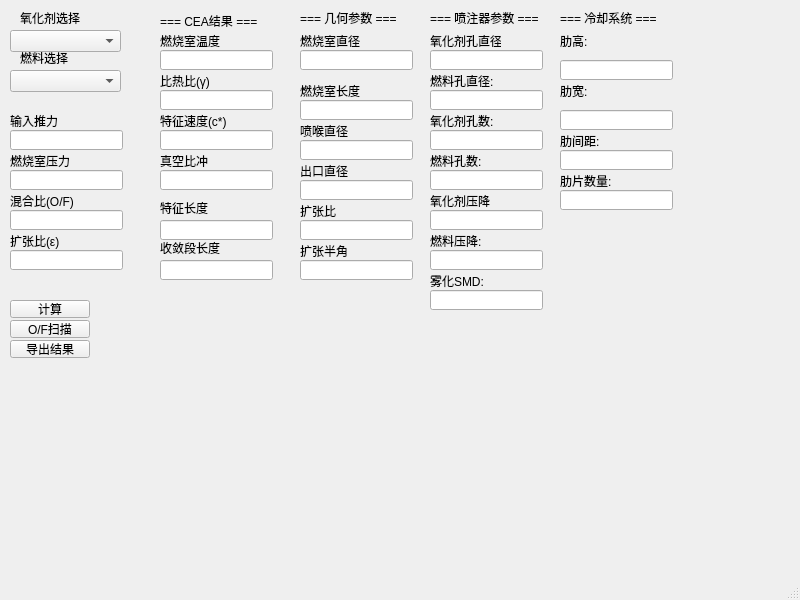
<?xml version="1.0" encoding="UTF-8"?>
<ui version="4.0">
 <class>MainWindow</class>
 <widget class="QMainWindow" name="MainWindow">
  <property name="geometry">
   <rect>
    <x>0</x>
    <y>0</y>
    <width>800</width>
    <height>600</height>
   </rect>
  </property>
  <property name="windowTitle">
   <string>MainWindow</string>
  </property>
  <widget class="QWidget" name="centralwidget">
   <widget class="QPushButton" name="pushButton_calculate">
    <property name="geometry">
     <rect>
      <x>10</x>
      <y>300</y>
      <width>80</width>
      <height>18</height>
     </rect>
    </property>
    <property name="text">
     <string>计算</string>
    </property>
   </widget>
   <widget class="QLineEdit" name="lineEdit_pressure">
    <property name="geometry">
     <rect>
      <x>10</x>
      <y>170</y>
      <width>113</width>
      <height>20</height>
     </rect>
    </property>
   </widget>
   <widget class="QLineEdit" name="lineEdit_thrust">
    <property name="geometry">
     <rect>
      <x>10</x>
      <y>130</y>
      <width>113</width>
      <height>20</height>
     </rect>
    </property>
   </widget>
   <widget class="QLineEdit" name="lineEdit_of_ratio">
    <property name="geometry">
     <rect>
      <x>10</x>
      <y>210</y>
      <width>113</width>
      <height>20</height>
     </rect>
    </property>
   </widget>
   <widget class="QLineEdit" name="lineEdit_expansion">
    <property name="geometry">
     <rect>
      <x>10</x>
      <y>250</y>
      <width>113</width>
      <height>20</height>
     </rect>
    </property>
   </widget>
   <widget class="QLineEdit" name="lineEdit_temperature">
    <property name="geometry">
     <rect>
      <x>160</x>
      <y>50</y>
      <width>113</width>
      <height>20</height>
     </rect>
    </property>
   </widget>
   <widget class="QLineEdit" name="lineEdit_gamma">
    <property name="geometry">
     <rect>
      <x>160</x>
      <y>90</y>
      <width>113</width>
      <height>20</height>
     </rect>
    </property>
   </widget>
   <widget class="QComboBox" name="comboBox_oxidizer">
    <property name="geometry">
     <rect>
      <x>10</x>
      <y>30</y>
      <width>111</width>
      <height>22</height>
     </rect>
    </property>
   </widget>
   <widget class="QComboBox" name="comboBox_fuel">
    <property name="geometry">
     <rect>
      <x>10</x>
      <y>70</y>
      <width>111</width>
      <height>22</height>
     </rect>
    </property>
   </widget>
   <widget class="QLineEdit" name="lineEdit_cstar">
    <property name="geometry">
     <rect>
      <x>160</x>
      <y>130</y>
      <width>113</width>
      <height>20</height>
     </rect>
    </property>
   </widget>
   <widget class="QLineEdit" name="lineEdit_chamber_len">
    <property name="geometry">
     <rect>
      <x>300</x>
      <y>100</y>
      <width>113</width>
      <height>20</height>
     </rect>
    </property>
   </widget>
   <widget class="QLineEdit" name="lineEdit_throat_dia">
    <property name="geometry">
     <rect>
      <x>300</x>
      <y>140</y>
      <width>113</width>
      <height>20</height>
     </rect>
    </property>
   </widget>
   <widget class="QLineEdit" name="lineEdit_isp">
    <property name="geometry">
     <rect>
      <x>160</x>
      <y>170</y>
      <width>113</width>
      <height>20</height>
     </rect>
    </property>
   </widget>
   <widget class="QLineEdit" name="lineEdit_chamber_dia">
    <property name="geometry">
     <rect>
      <x>300</x>
      <y>50</y>
      <width>113</width>
      <height>20</height>
     </rect>
    </property>
   </widget>
   <widget class="QLabel" name="label">
    <property name="geometry">
     <rect>
      <x>10</x>
      <y>111</y>
      <width>71</width>
      <height>20</height>
     </rect>
    </property>
    <property name="text">
     <string>输入推力</string>
    </property>
   </widget>
   <widget class="QLabel" name="label_2">
    <property name="geometry">
     <rect>
      <x>10</x>
      <y>150</y>
      <width>71</width>
      <height>21</height>
     </rect>
    </property>
    <property name="text">
     <string>燃烧室压力</string>
    </property>
   </widget>
   <widget class="QLabel" name="label_3">
    <property name="geometry">
     <rect>
      <x>10</x>
      <y>190</y>
      <width>71</width>
      <height>21</height>
     </rect>
    </property>
    <property name="text">
     <string>混合比(O/F)</string>
    </property>
   </widget>
   <widget class="QLabel" name="label_4">
    <property name="geometry">
     <rect>
      <x>10</x>
      <y>230</y>
      <width>71</width>
      <height>21</height>
     </rect>
    </property>
    <property name="text">
     <string>扩张比(ε)</string>
    </property>
   </widget>
   <widget class="QLabel" name="label_5">
    <property name="geometry">
     <rect>
      <x>160</x>
      <y>10</y>
      <width>111</width>
      <height>21</height>
     </rect>
    </property>
    <property name="text">
     <string>=== CEA结果 ===</string>
    </property>
   </widget>
   <widget class="QLabel" name="label_6">
    <property name="geometry">
     <rect>
      <x>160</x>
      <y>70</y>
      <width>71</width>
      <height>21</height>
     </rect>
    </property>
    <property name="text">
     <string>比热比(γ)</string>
    </property>
   </widget>
   <widget class="QLabel" name="lineEditIspVac">
    <property name="geometry">
     <rect>
      <x>160</x>
      <y>150</y>
      <width>71</width>
      <height>21</height>
     </rect>
    </property>
    <property name="text">
     <string>真空比冲</string>
    </property>
   </widget>
   <widget class="QLabel" name="label_8">
    <property name="geometry">
     <rect>
      <x>160</x>
      <y>110</y>
      <width>71</width>
      <height>21</height>
     </rect>
    </property>
    <property name="text">
     <string>特征速度(c*)</string>
    </property>
   </widget>
   <widget class="QLabel" name="label_9">
    <property name="geometry">
     <rect>
      <x>300</x>
      <y>30</y>
      <width>71</width>
      <height>21</height>
     </rect>
    </property>
    <property name="text">
     <string>燃烧室直径</string>
    </property>
   </widget>
   <widget class="QLabel" name="label_10">
    <property name="geometry">
     <rect>
      <x>300</x>
      <y>80</y>
      <width>71</width>
      <height>21</height>
     </rect>
    </property>
    <property name="text">
     <string>燃烧室长度</string>
    </property>
   </widget>
   <widget class="QLabel" name="label_11">
    <property name="geometry">
     <rect>
      <x>300</x>
      <y>120</y>
      <width>71</width>
      <height>21</height>
     </rect>
    </property>
    <property name="text">
     <string>喷喉直径</string>
    </property>
   </widget>
   <widget class="QLabel" name="label_12">
    <property name="geometry">
     <rect>
      <x>160</x>
      <y>30</y>
      <width>71</width>
      <height>21</height>
     </rect>
    </property>
    <property name="text">
     <string>燃烧室温度</string>
    </property>
   </widget>
   <widget class="QLabel" name="label_13">
    <property name="geometry">
     <rect>
      <x>20</x>
      <y>10</y>
      <width>71</width>
      <height>16</height>
     </rect>
    </property>
    <property name="text">
     <string>氧化剂选择</string>
    </property>
   </widget>
   <widget class="QLabel" name="label_14">
    <property name="geometry">
     <rect>
      <x>20</x>
      <y>50</y>
      <width>71</width>
      <height>16</height>
     </rect>
    </property>
    <property name="text">
     <string>燃料选择</string>
    </property>
   </widget>
   <widget class="QLineEdit" name="lineEdit_exit_dia">
    <property name="geometry">
     <rect>
      <x>300</x>
      <y>180</y>
      <width>113</width>
      <height>20</height>
     </rect>
    </property>
   </widget>
   <widget class="QLabel" name="label_15">
    <property name="geometry">
     <rect>
      <x>430</x>
      <y>110</y>
      <width>71</width>
      <height>21</height>
     </rect>
    </property>
    <property name="text">
     <string>氧化剂孔数:</string>
    </property>
   </widget>
   <widget class="QLineEdit" name="lineEdit_fuel_orifice">
    <property name="geometry">
     <rect>
      <x>430</x>
      <y>90</y>
      <width>113</width>
      <height>20</height>
     </rect>
    </property>
   </widget>
   <widget class="QLineEdit" name="lineEdit_half_angle">
    <property name="geometry">
     <rect>
      <x>300</x>
      <y>260</y>
      <width>113</width>
      <height>20</height>
     </rect>
    </property>
   </widget>
   <widget class="QLabel" name="label_16">
    <property name="geometry">
     <rect>
      <x>300</x>
      <y>240</y>
      <width>71</width>
      <height>21</height>
     </rect>
    </property>
    <property name="text">
     <string>扩张半角</string>
    </property>
   </widget>
   <widget class="QLineEdit" name="lineEdit_fuel_count">
    <property name="geometry">
     <rect>
      <x>430</x>
      <y>170</y>
      <width>113</width>
      <height>20</height>
     </rect>
    </property>
   </widget>
   <widget class="QLineEdit" name="lineEdit_expansion_ratio">
    <property name="geometry">
     <rect>
      <x>300</x>
      <y>220</y>
      <width>113</width>
      <height>20</height>
     </rect>
    </property>
   </widget>
   <widget class="QLabel" name="label_17">
    <property name="geometry">
     <rect>
      <x>430</x>
      <y>70</y>
      <width>71</width>
      <height>21</height>
     </rect>
    </property>
    <property name="text">
     <string>燃料孔直径:</string>
    </property>
   </widget>
   <widget class="QLabel" name="lineEditIspVac_3">
    <property name="geometry">
     <rect>
      <x>430</x>
      <y>30</y>
      <width>71</width>
      <height>21</height>
     </rect>
    </property>
    <property name="text">
     <string>氧化剂孔直径</string>
    </property>
   </widget>
   <widget class="QLabel" name="label_18">
    <property name="geometry">
     <rect>
      <x>430</x>
      <y>150</y>
      <width>71</width>
      <height>21</height>
     </rect>
    </property>
    <property name="text">
     <string>燃料孔数: </string>
    </property>
   </widget>
   <widget class="QLabel" name="label_7">
    <property name="geometry">
     <rect>
      <x>300</x>
      <y>200</y>
      <width>71</width>
      <height>21</height>
     </rect>
    </property>
    <property name="text">
     <string>扩张比</string>
    </property>
   </widget>
   <widget class="QLineEdit" name="lineEdit_ox_count">
    <property name="geometry">
     <rect>
      <x>430</x>
      <y>130</y>
      <width>113</width>
      <height>20</height>
     </rect>
    </property>
   </widget>
   <widget class="QLabel" name="label_19">
    <property name="geometry">
     <rect>
      <x>300</x>
      <y>160</y>
      <width>71</width>
      <height>21</height>
     </rect>
    </property>
    <property name="text">
     <string>出口直径</string>
    </property>
   </widget>
   <widget class="QLineEdit" name="lineEdit_ox_orifice">
    <property name="geometry">
     <rect>
      <x>430</x>
      <y>50</y>
      <width>113</width>
      <height>20</height>
     </rect>
    </property>
   </widget>
   <widget class="QLabel" name="label_20">
    <property name="geometry">
     <rect>
      <x>300</x>
      <y>10</y>
      <width>121</width>
      <height>16</height>
     </rect>
    </property>
    <property name="text">
     <string>=== 几何参数 ===</string>
    </property>
   </widget>
   <widget class="QLabel" name="label_21">
    <property name="geometry">
     <rect>
      <x>430</x>
      <y>10</y>
      <width>121</width>
      <height>16</height>
     </rect>
    </property>
    <property name="text">
     <string>=== 喷注器参数 ===</string>
    </property>
   </widget>
   <widget class="QLabel" name="label_22">
    <property name="geometry">
     <rect>
      <x>560</x>
      <y>10</y>
      <width>111</width>
      <height>16</height>
     </rect>
    </property>
    <property name="text">
     <string>=== 冷却系统 ===</string>
    </property>
   </widget>
   <widget class="QLabel" name="label_24">
    <property name="geometry">
     <rect>
      <x>430</x>
      <y>230</y>
      <width>71</width>
      <height>21</height>
     </rect>
    </property>
    <property name="text">
     <string>燃料压降: </string>
    </property>
   </widget>
   <widget class="QLineEdit" name="lineEdit_ox_pressure">
    <property name="geometry">
     <rect>
      <x>430</x>
      <y>210</y>
      <width>113</width>
      <height>20</height>
     </rect>
    </property>
   </widget>
   <widget class="QLabel" name="lineEditIspVac_6">
    <property name="geometry">
     <rect>
      <x>430</x>
      <y>190</y>
      <width>71</width>
      <height>21</height>
     </rect>
    </property>
    <property name="text">
     <string>氧化剂压降</string>
    </property>
   </widget>
   <widget class="QLineEdit" name="lineEdit_fuel_pressure">
    <property name="geometry">
     <rect>
      <x>430</x>
      <y>250</y>
      <width>113</width>
      <height>20</height>
     </rect>
    </property>
   </widget>
   <widget class="QLabel" name="label_23">
    <property name="geometry">
     <rect>
      <x>560</x>
      <y>170</y>
      <width>71</width>
      <height>21</height>
     </rect>
    </property>
    <property name="text">
     <string>肋片数量:</string>
    </property>
   </widget>
   <widget class="QLabel" name="label_25">
    <property name="geometry">
     <rect>
      <x>560</x>
      <y>80</y>
      <width>71</width>
      <height>21</height>
     </rect>
    </property>
    <property name="text">
     <string>肋宽:</string>
    </property>
   </widget>
   <widget class="QLineEdit" name="lineEdit_fin_spacing">
    <property name="geometry">
     <rect>
      <x>560</x>
      <y>150</y>
      <width>113</width>
      <height>20</height>
     </rect>
    </property>
   </widget>
   <widget class="QLineEdit" name="lineEdit_fin_width">
    <property name="geometry">
     <rect>
      <x>560</x>
      <y>110</y>
      <width>113</width>
      <height>20</height>
     </rect>
    </property>
   </widget>
   <widget class="QLabel" name="label_26">
    <property name="geometry">
     <rect>
      <x>560</x>
      <y>130</y>
      <width>71</width>
      <height>21</height>
     </rect>
    </property>
    <property name="text">
     <string>肋间距:</string>
    </property>
   </widget>
   <widget class="QLabel" name="label_27">
    <property name="geometry">
     <rect>
      <x>430</x>
      <y>270</y>
      <width>71</width>
      <height>21</height>
     </rect>
    </property>
    <property name="text">
     <string>雾化SMD:</string>
    </property>
   </widget>
   <widget class="QLineEdit" name="lineEdit_smd">
    <property name="geometry">
     <rect>
      <x>430</x>
      <y>290</y>
      <width>113</width>
      <height>20</height>
     </rect>
    </property>
   </widget>
   <widget class="QLineEdit" name="lineEdit_fin_count">
    <property name="geometry">
     <rect>
      <x>560</x>
      <y>190</y>
      <width>113</width>
      <height>20</height>
     </rect>
    </property>
   </widget>
   <widget class="QLabel" name="lineEditIspVac_9">
    <property name="geometry">
     <rect>
      <x>560</x>
      <y>30</y>
      <width>71</width>
      <height>21</height>
     </rect>
    </property>
    <property name="text">
     <string>肋高:</string>
    </property>
   </widget>
   <widget class="QLineEdit" name="lineEdit_fin_height">
    <property name="geometry">
     <rect>
      <x>560</x>
      <y>60</y>
      <width>113</width>
      <height>20</height>
     </rect>
    </property>
   </widget>
   <widget class="QPushButton" name="pushButton_scan">
    <property name="geometry">
     <rect>
      <x>10</x>
      <y>320</y>
      <width>80</width>
      <height>18</height>
     </rect>
    </property>
    <property name="text">
     <string>O/F扫描</string>
    </property>
   </widget>
   <widget class="QPushButton" name="pushButton_export">
    <property name="geometry">
     <rect>
      <x>10</x>
      <y>340</y>
      <width>80</width>
      <height>18</height>
     </rect>
    </property>
    <property name="text">
     <string>导出结果</string>
    </property>
   </widget>
   <widget class="QChartView" name="widget_chart" native="true">
    <property name="geometry">
     <rect>
      <x>100</x>
      <y>310</y>
      <width>501</width>
      <height>261</height>
     </rect>
    </property>
   </widget>
   <widget class="QLabel" name="label_28">
    <property name="geometry">
     <rect>
      <x>160</x>
      <y>200</y>
      <width>111</width>
      <height>16</height>
     </rect>
    </property>
    <property name="text">
     <string>特征长度</string>
    </property>
   </widget>
   <widget class="QLineEdit" name="lineEdit_tezheng">
    <property name="geometry">
     <rect>
      <x>160</x>
      <y>220</y>
      <width>113</width>
      <height>20</height>
     </rect>
    </property>
   </widget>
   <widget class="QLabel" name="label_29">
    <property name="geometry">
     <rect>
      <x>160</x>
      <y>240</y>
      <width>81</width>
      <height>16</height>
     </rect>
    </property>
    <property name="text">
     <string>收敛段长度</string>
    </property>
   </widget>
   <widget class="QLineEdit" name="lineEdit_shoulian_long">
    <property name="geometry">
     <rect>
      <x>160</x>
      <y>260</y>
      <width>113</width>
      <height>20</height>
     </rect>
    </property>
   </widget>
  </widget>
  <widget class="QStatusBar" name="statusbar"/>
 </widget>
 <customwidgets>
  <customwidget>
   <class>QChartView</class>
   <extends>QWidget</extends>
   <header location="global">qchartview.h</header>
   <container>1</container>
  </customwidget>
 </customwidgets>
 <resources/>
 <connections/>
</ui>
